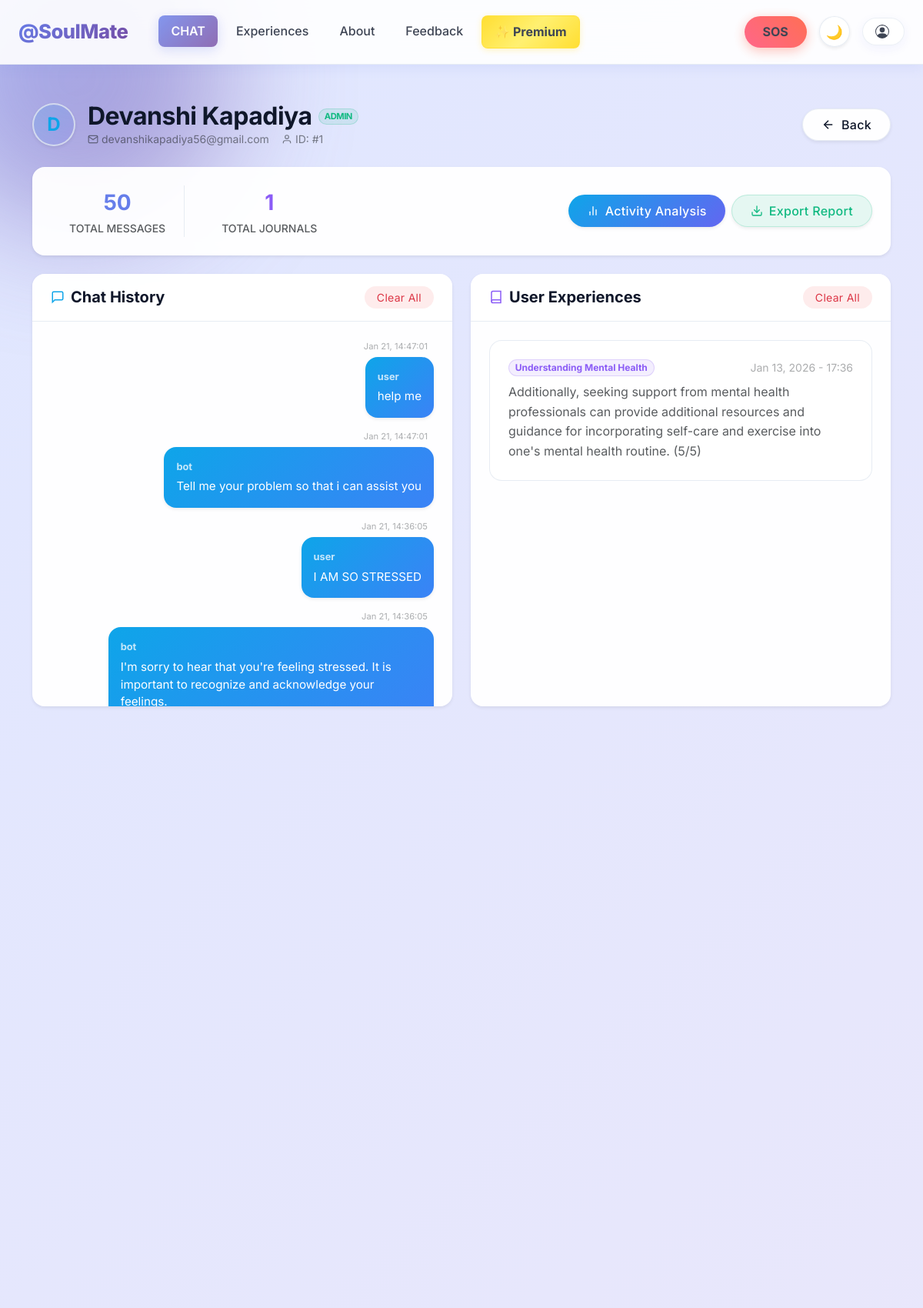
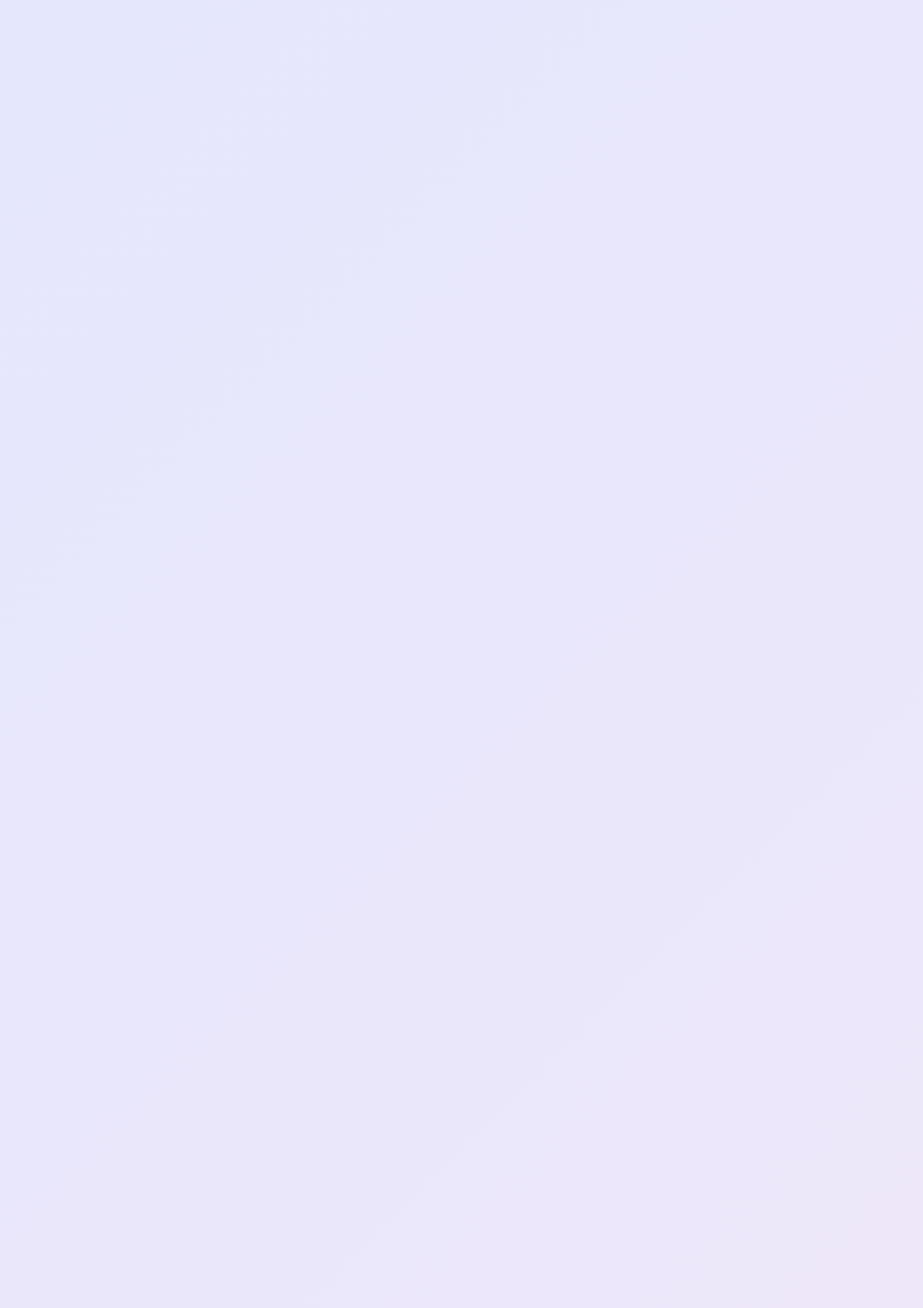
The page /admin/user/1/details (signed in, upper part) on the database its author committed (2 pictures, top to bottom).
### ChatbotWebsite/models.py (models this page shows, shortened)
class User(db.Model, UserMixin):
    id = db.Column(db.Integer, primary_key=True)
    username = db.Column(db.String(20), unique=True, nullable=False)
    email = db.Column(db.String(120), unique=True, nullable=False)
    password = db.Column(db.String(60), nullable=False)
    profile_image = db.Column(
        db.String(20), nullable=False, default='default.jpg')
    is_admin = db.Column(db.Boolean, nullable=False, default=False)
    messages = db.relationship('ChatMessage', backref='user', lazy=True)
    journals = db.relationship('Journal', backref='user', lazy=True)
    feedbacks = db.relationship('Feedback', backref='user', lazy=True)

class ChatMessage(db.Model):
    id = db.Column(db.Integer, primary_key=True)
    sender = db.Column(db.String(5), nullable=False)
    timestamp = db.Column(db.DateTime, nullable=False, default=datetime.now)
    message = db.Column(db.String(3000), nullable=False)
    user_id = db.Column(db.Integer, db.ForeignKey(
        'user.id'), nullable=False)  # Foreign key to User Class

class Journal(db.Model):
    id = db.Column(db.Integer, primary_key=True)
    timestamp = db.Column(db.DateTime, nullable=False, default=datetime.now)
    mood = db.Column(db.String(30), nullable=False)
    content = db.Column(db.String(3000), nullable=False)
    user_id = db.Column(db.Integer, db.ForeignKey(
        'user.id'), nullable=False)  # Foreign key to User Class

### ChatbotWebsite/admin/routes.py (the view)
@admin.route("/user/<int:user_id>/details")
@admin_required
def user_details(user_id):
    user = User.query.get_or_404(user_id)
    messages = ChatMessage.query.filter_by(user_id=user.id).order_by(ChatMessage.timestamp.desc()).limit(50).all()
    journals = Journal.query.filter_by(user_id=user.id).order_by(Journal.timestamp.desc()).limit(50).all()
    return render_template(
        "admin/user_details.html",
        title=f"User Details - {user.username}",
        user=user,
        messages=messages,
        journals=journals,
    )

### ChatbotWebsite/admin/routes.py (called while the page is built)
def admin_required(func):
    @wraps(func)
    @login_required
    def wrapper(*args, **kwargs):
        is_admin_flag = getattr(current_user, "is_admin", False)
        if not is_admin_flag or is_admin_flag is None:
            _log_admin_check(False)
            abort(403)
        _log_admin_check(True)
        return func(*args, **kwargs)
    return wrapper

### ChatbotWebsite/models.py (called while the page is built)
@login_manager.user_loader
def load_user(user_id):
    return User.query.get(int(user_id))

### ChatbotWebsite/templates/admin/user_details.html (shortened to what this page needs)
{% extends "layout.html" %}
{% block content %}
<div class="container py-5">
  <div class="d-flex flex-column flex-md-row justify-content-between align-items-md-center mb-4 gap-3">
    <div class="d-flex align-items-center gap-3">
      <div class="d-flex align-items-center justify-content-center rounded-circle fw-bold shadow-sm" style="width: 56px; height: 56px; background: linear-gradient(135deg, rgba(14, 165, 233, 0.15), rgba(99, 102, 241, 0.15)); color: #0ea5e9; font-size: 1.5rem; border: 2px solid var(--border-color);">
        {{ user.username[0]|upper }}
      </div>
      <div>
        <h2 class="fw-bold mb-0 d-flex align-items-center gap-2" style="color: var(--text-color); letter-spacing: -0.5px;">
          {{ user.username }}
          {% if user.is_admin|default(False) %}
            <span class="badge rounded-pill" style="font-size: 0.7rem; background: rgba(16, 185, 129, 0.1); color: #10b981; border: 1px solid rgba(16, 185, 129, 0.2); vertical-align: middle;">ADMIN</span>
          {% endif %}
        </h2>
        <p class="text-muted small mb-0 opacity-75 d-flex gap-3">
          <span><svg width="14" height="14" viewBox="0 0 24 24" fill="none" class="me-1 mb-1" stroke="currentColor" stroke-width="2"><path d="M4 4h16c1.1 0 2 .9 2 2v12c0 1.1-.9 2-2 2H4c-1.1 0-2-.9-2-2V6c0-1.1.9-2 2-2z"></path><polyline points="22,6 12,13 2,6"></polyline></svg>{{ user.email }}</span>
          <span><svg width="14" height="14" viewBox="0 0 24 24" fill="none" class="me-1 mb-1" stroke="currentColor" stroke-width="2"><path d="M20 21v-2a4 4 0 0 0-4-4H8a4 4 0 0 0-4 4v2"></path><circle cx="12" cy="7" r="4"></circle></svg>ID: #{{ user.id }}</span>
        </p>
      </div>
    </div>
    <div class="d-flex gap-2">
      <a href="{{ url_for('admin.dashboard') }}" class="btn btn-light rounded-pill px-4 py-2 fw-medium shadow-sm d-inline-flex align-items-center gap-2" style="background: var(--card-bg); border: 1px solid var(--border-color); color: var(--text-color); transition: transform 0.2s;" onmouseover="this.style.transform='translateY(-2px)'" onmouseout="this.style.transform='translateY(0)'">
        <svg width="18" height="18" viewBox="0 0 24 24" fill="none" stroke="currentColor" stroke-width="2"><line x1="19" y1="12" x2="5" y2="12"></line><polyline points="12 19 5 12 12 5"></polyline></svg>
        Back
      </a>
    </div>
  </div>
  <div class="row g-4 mb-4">
    <div class="col-12">
      <div class="card border-0 rounded-4 shadow-sm" style="background: var(--card-bg);">
        <div class="card-body p-4 d-flex flex-column flex-md-row justify-content-between align-items-center gap-4">
          <div class="d-flex gap-4">
            <div class="text-center px-4 border-end" style="border-color: var(--border-color) !important;">
              <div class="fs-3 fw-bold text-primary">{{ messages|length }}</div>
              <div class="text-muted small fw-medium text-uppercase tracking-wide">Total Messages</div>
            </div>
            <div class="text-center px-4">
              <div class="fs-3 fw-bold" style="color: #8b5cf6;">{{ journals|length }}</div>
              <div class="text-muted small fw-medium text-uppercase tracking-wide">Total Journals</div>
            </div>
          </div>
          <div class="d-flex flex-wrap gap-2 justify-content-end">
            <a href="{{ url_for('admin.analyze_user', user_id=user.id) }}" class="btn rounded-pill px-4 py-2 fw-medium shadow-sm d-inline-flex align-items-center gap-2 text-white" style="background: linear-gradient(135deg, #0ea5e9, #6366f1); border: none; transition: transform 0.2s;" onmouseover="this.style.transform='translateY(-2px)'" onmouseout="this.style.transform='translateY(0)'">
              <svg width="16" height="16" viewBox="0 0 24 24" fill="none" stroke="currentColor" stroke-width="2" stroke-linecap="round" stroke-linejoin="round"><line x1="18" y1="20" x2="18" y2="10"></line><line x1="12" y1="20" x2="12" y2="4"></line><line x1="6" y1="20" x2="6" y2="14"></line></svg>
              Activity Analysis
            </a>
            <a href="{{ url_for('admin.analyze_user_pdf', user_id=user.id) }}" class="btn rounded-pill px-4 py-2 fw-medium shadow-sm d-inline-flex align-items-center gap-2" style="background: rgba(16, 185, 129, 0.1); color: #10b981; border: 1px solid rgba(16, 185, 129, 0.2); transition: transform 0.2s;" onmouseover="this.style.transform='translateY(-2px)'" onmouseout="this.style.transform='translateY(0)'">
              <svg width="16" height="16" viewBox="0 0 24 24" fill="none" stroke="currentColor" stroke-width="2" stroke-linecap="round" stroke-linejoin="round"><path d="M21 15v4a2 2 0 0 1-2 2H5a2 2 0 0 1-2-2v-4"></path><polyline points="7 10 12 15 17 10"></polyline><line x1="12" y1="15" x2="12" y2="3"></line></svg>
              Export Report
            </a>
          </div>
        </div>
      </div>
    </div>
  </div>
  <div class="row g-4 mb-4">
    <div class="col-lg-6 mb-4">
      <div class="card border-0 rounded-4 shadow-sm h-100" style="background: var(--card-bg);">
        <div class="card-header border-bottom py-3 px-4 d-flex justify-content-between align-items-center bg-transparent" style="border-color: var(--border-color) !important;">
          <h5 class="mb-0 fw-bold d-flex align-items-center gap-2" style="color: var(--text-color);">
            <svg width="18" height="18" viewBox="0 0 24 24" fill="none" stroke="#0ea5e9" stroke-width="2"><path d="M21 15a2 2 0 0 1-2 2H7l-4 4V5a2 2 0 0 1 2-2h14a2 2 0 0 1 2 2z"></path></svg>
            Chat History
          </h5>
          {% if messages|length > 0 %}
          <form method="POST" action="{{ url_for('admin.delete_user_messages', user_id=user.id) }}">
            <button type="submit" class="btn btn-sm btn-outline-danger rounded-pill px-3 shadow-none border-0" style="background: rgba(239, 68, 68, 0.1);" onclick="return confirm('Wipe all messages for this user?')">
              Clear All
            </button>
          </form>
          {% endif %}
        </div>
        <div class="card-body p-0" style="height: 500px; overflow-y: auto;">
          {% if messages %}
            <div class="d-flex flex-column p-4 gap-3">
            {% for message in messages %}
              <div class="d-flex flex-column {{ 'align-items-start' if message.sender|lower == 'soulmate' else 'align-items-end' }}">
                <span class="text-muted small mb-1 opacity-50 px-2" style="font-size: 0.7rem;">{{ message.timestamp.strftime("%b %d, %H:%M:%S") }}</span>
                <div class="p-3 rounded-4 shadow-sm" style="max-width: 85%; {% if message.sender|lower == 'soulmate' %}background: var(--input-bg); color: var(--text-color); border-bottom-left-radius: 4px;{% else %}background: linear-gradient(135deg, #0ea5e9, #3b82f6); color: white; border-bottom-right-radius: 4px;{% endif %}">
                  <span class="fw-bold fs-6 mb-1 d-block opacity-75 {% if message.sender|lower == 'soulmate' %}text-primary{% endif %}" style="font-size: 0.8rem !important;">{{ message.sender }}</span>
                  <p class="mb-0 lh-base" style="font-size: 0.95rem;">{{ message.message }}</p>
                </div>
              </div>
            {% endfor %}
            </div>
          {% else %}
            <div class="h-100 d-flex flex-column justify-content-center align-items-center p-5 text-center">
              <div style="font-size: 3rem; opacity: 0.2; margin-bottom: 1rem;">💬</div>
              <p class="text-muted fst-italic mb-0">No chat messages found for this user.</p>
            </div>
          {% endif %}
        </div>
      </div>
    </div>
    <div class="col-lg-6 mb-4">
      <div class="card border-0 rounded-4 shadow-sm h-100" style="background: var(--card-bg);">
        <div class="card-header border-bottom py-3 px-4 d-flex justify-content-between align-items-center bg-transparent" style="border-color: var(--border-color) !important;">
          <h5 class="mb-0 fw-bold d-flex align-items-center gap-2" style="color: var(--text-color);">
            <svg width="18" height="18" viewBox="0 0 24 24" fill="none" stroke="#8b5cf6" stroke-width="2"><path d="M4 19.5A2.5 2.5 0 0 1 6.5 17H20"></path><path d="M6.5 2H20v20H6.5A2.5 2.5 0 0 1 4 19.5v-15A2.5 2.5 0 0 1 6.5 2z"></path></svg>
            User Experiences
          </h5>
          {% if journals|length > 0 %}
          <form method="POST" action="{{ url_for('admin.delete_user_journals', user_id=user.id) }}">
            <button type="submit" class="btn btn-sm btn-outline-danger rounded-pill px-3 shadow-none border-0" style="background: rgba(239, 68, 68, 0.1);" onclick="return confirm('Wipe all journals for this user?')">
              Clear All
            </button>
          </form>
          {% endif %}
        </div>
        <div class="card-body p-0" style="height: 500px; overflow-y: auto;">
          {% if journals %}
            <div class="d-flex flex-column p-4 gap-3">
            {% for journal in journals %}
              <div class="p-4 rounded-4" style="background: var(--input-bg); border: 1px solid var(--border-color);">
                <div class="d-flex justify-content-between align-items-start mb-2">
                  <span class="badge rounded-pill" style="background: rgba(139, 92, 246, 0.1); color: #8b5cf6; border: 1px solid rgba(139, 92, 246, 0.2);">{{ journal.mood }}</span>
                  <span class="text-muted small opacity-50">{{ journal.timestamp.strftime("%b %d, %Y - %H:%M") }}</span>
                </div>
                <p class="mb-0 mt-2 text-muted" style="line-height: 1.6;">{{ journal.content }}</p>
              </div>
            {% endfor %}
            </div>
          {% else %}
            <div class="h-100 d-flex flex-column justify-content-center align-items-center p-5 text-center">
              <div style="font-size: 3rem; opacity: 0.2; margin-bottom: 1rem;">📓</div>
              <p class="text-muted fst-italic mb-0">No journal entries found for this user.</p>
            </div>
          {% endif %}
        </div>
      </div>
    </div>
  </div>
</div>
{% endblock content %}

### ChatbotWebsite/static/styles/layout.css (style rules this page uses)
:root { --primary-gradient: linear-gradient(135deg, #667eea 0%, #764ba2 100%); --secondary-gradient: linear-gradient(135deg, #f093fb 0%, #f5576c 100%); --calm-gradient: linear-gradient(135deg, #4facfe 0%, #00f2fe 100%); --warm-gradient: linear-gradient(135deg, #fa709a 0%, #fee140 100%); --nature-gradient: linear-gradient(135deg, #43e97b 0%, #38f9d7 100%); --pastel-blue: #667eea; --pastel-blue-light: #e0e7ff; --pastel-blue-dark: #5a67d8; --pastel-cream: #faf8f5; --pastel-lavender: #e9d5ff; --pastel-mint: #d1fae5; --pastel-peach: #ffe4d6; --pastel-rose: #fce7f3; --bg-color: #f8fafc; --text-color: #0f172a; --text-muted: #64748b; --navbar-bg: rgba(255, 255, 255, 0.9); --card-bg: rgba(255, 255, 255, 0.95); --border-color: rgba(226, 232, 240, 0.8); --hover-bg: rgba(241, 245, 249, 0.8); --input-bg: #ffffff; --modal-bg: #ffffff; --table-header-bg: #f8fafc; --table-border: #e2e8f0; --primary-glow: rgba(102, 126, 234, 0.3); --shadow-sm: 0 4px 15px rgba(102, 126, 234, 0.1); --shadow-md: 0 8px 32px rgba(31, 38, 135, 0.15); --shadow-glow: 0 0 30px rgba(102, 126, 234, 0.2); --alert-bg: #ffffff; --body-bg: linear-gradient(135deg, #e0e7ff 0%, #fce7f3 25%, #d1fae5 50%, #e0e7ff 75%, #fce7f3 100%); --body-bg-size: 400% 400%; --transition-fast: 0.2s ease; --transition-normal: 0.3s ease; --transition-slow: 0.5s ease; --bs-body-color: var(--text-color); --bs-body-bg: var(--bg-color); --bs-tertiary-bg: var(--input-bg); --bs-secondary-bg: var(--hover-bg); --bs-border-color: var(--border-color); --bs-primary: #667eea; --bs-primary-rgb: 102, 126, 234; }
body { font-family: 'Inter', system-ui, -apple-system, sans-serif; background: var(--body-bg); background-size: var(--body-bg-size); background-attachment: fixed; animation: gradientShift 15s ease infinite; color: var(--text-color); transition: all var(--transition-normal); line-height: 1.6; min-height: 100vh; overflow-x: hidden; }
.card { background-color: var(--card-bg) !important; color: var(--text-color) !important; border-color: var(--border-color) !important; box-shadow: var(--shadow-sm); transition: all 0.3s ease; }
.card-header { background-color: var(--card-bg) !important; border-bottom-color: var(--border-color) !important; }
.btn { font-family: 'Inter', sans-serif; letter-spacing: 0.3px; transition: all 0.2s ease; }
a { color: #0ea5e9; text-decoration: none; transition: color 0.2s ease; }
.card { background-color: var(--card-bg) !important; color: var(--text-color) !important; border-color: var(--border-color) !important; box-shadow: var(--shadow-sm); transition: all var(--transition-normal); backdrop-filter: blur(10px); border-radius: 20px; overflow: hidden; }
.card-header { background-color: rgba(255, 255, 255, 0.5) !important; border-bottom-color: var(--border-color) !important; font-weight: 600; }

### rows shown on the page
User: username "D", username "Devanshi Kapadiya", email "devanshikapadiya56@gmail.com", id "1"
ChatMessage: timestamp "Jan 21, 14:47:01", sender "user", message "help me"
ChatMessage: timestamp "Jan 21, 14:47:01", sender "bot", message "Tell me your problem so that i can assist you"
ChatMessage: timestamp "Jan 21, 14:36:05", sender "user", message "I AM SO STRESSED"
ChatMessage: timestamp "Jan 21, 14:36:05", sender "bot", message "I'm sorry to hear that you're feeling stressed. It is important to recognize and acknowledge your feelings."
Journal: mood "Understanding Mental Health", timestamp "Jan 13, 2026 - 17:36", content "Additionally, seeking support from mental health professionals can provide additional resources and guidance for incorporating self-care and exercise into one's mental health routine. (5/5)"

### other values the page prints
{{ messages|length }} "50"
{{ journals|length }} "1"
